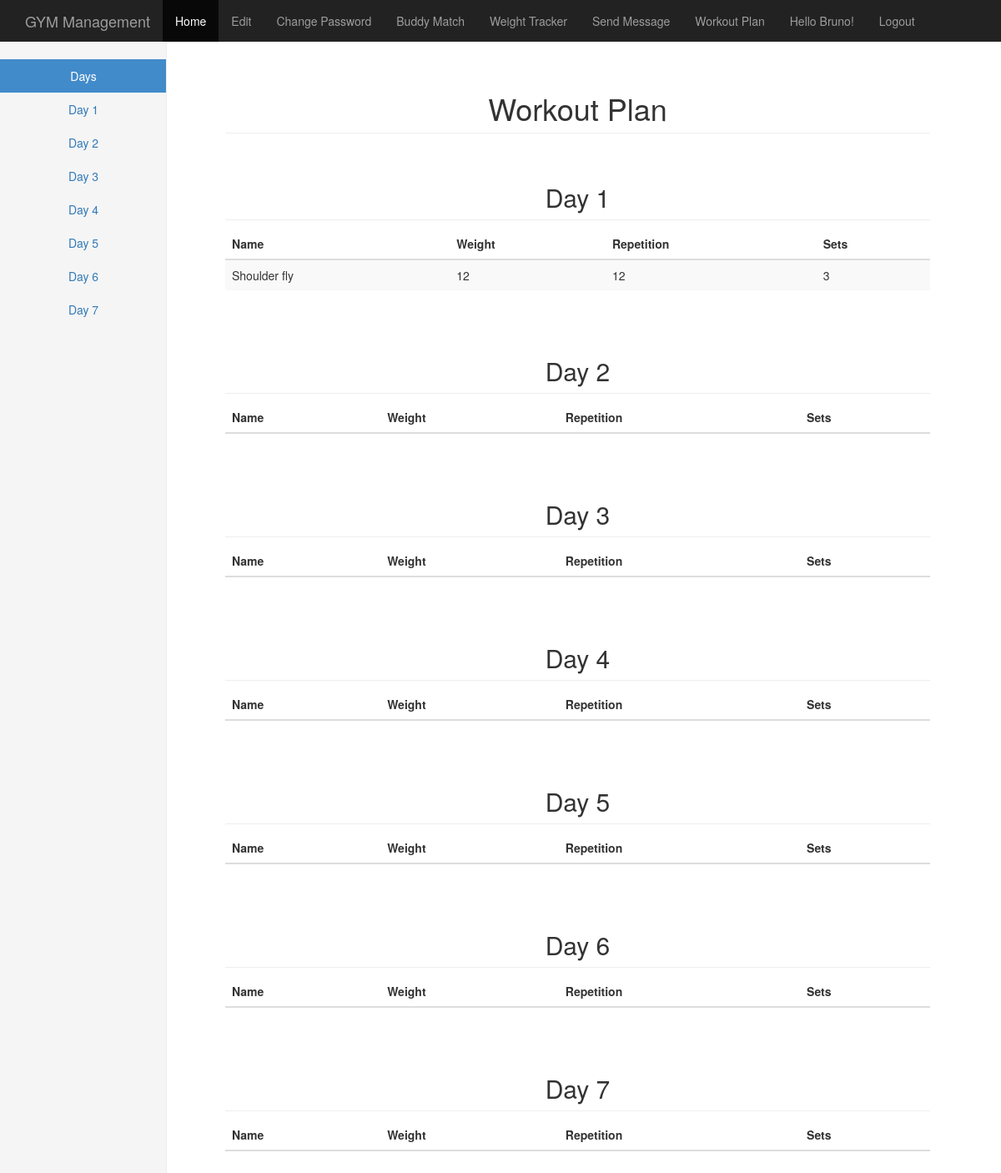
Before: /workout_plan/ (signed in) with the older database file.
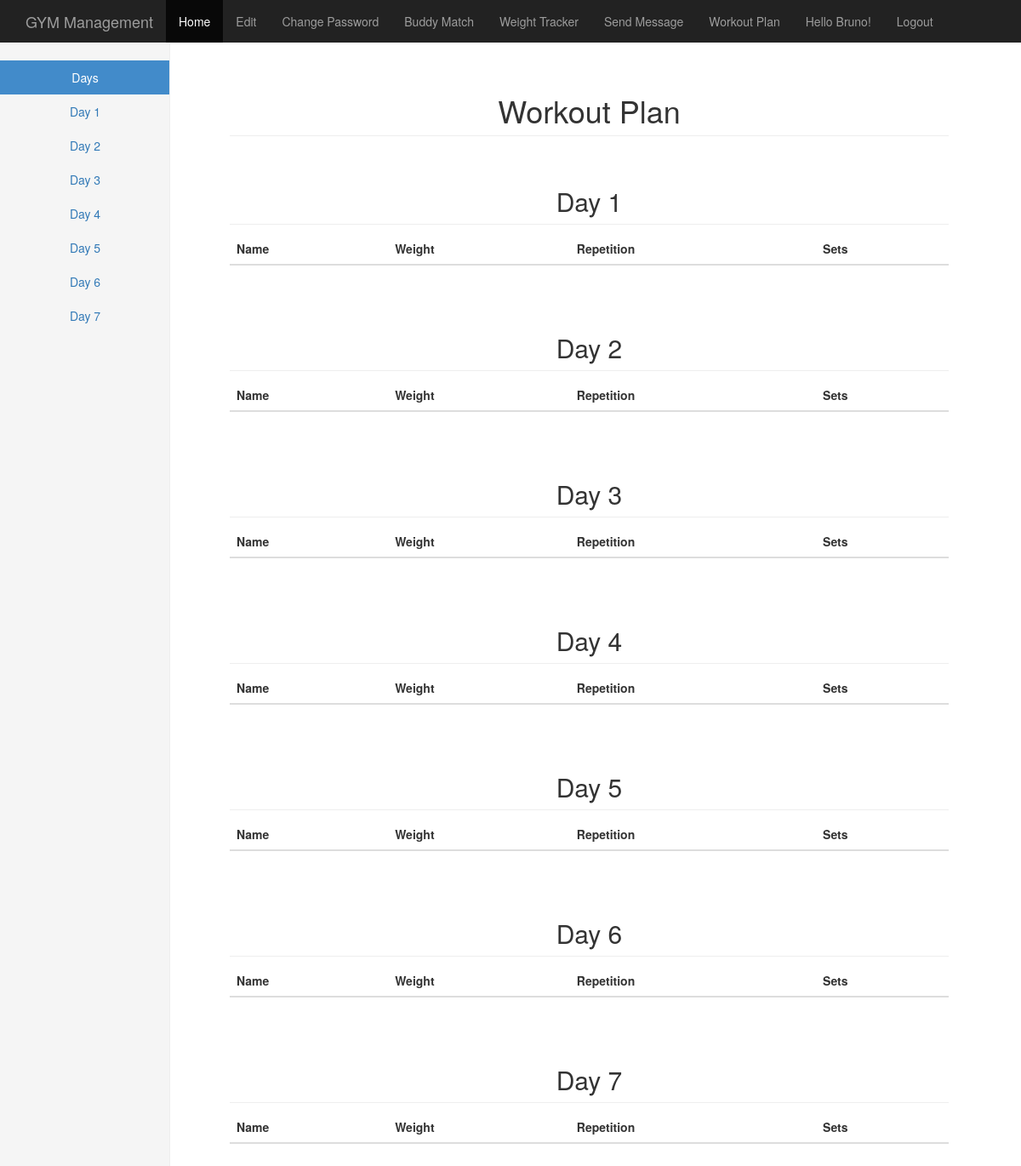
After: the same page with the newer database file.
### gym_app/models.py (models this page shows, shortened)
class Exercise(models.Model):
    task = models.ForeignKey(Task)
    weight = models.IntegerField(max_length=4, default = 1)
    repetition = models.IntegerField(max_length=4, default = 1)
    sets = models.IntegerField(max_length=4, default = 1)
    ONE = 1
    TWO = 2
    THREE = 3
    FOUR = 4
    FIVE = 5
    SIX = 6
    SEVEN = 7
    DAYS = (
        (ONE, 'Day 1'),
        (TWO, 'Day 2'),
        (THREE, 'Day 3'),
        (FOUR, 'Day 4'),
        (FIVE, 'Day 5'),
        (SIX, 'Day 6'),
        (SEVEN, 'Day 7'),
    )
    day = models.IntegerField(max_length=7,
                                      choices=DAYS,
                                      default=ONE)

class Task(models.Model):
    name = models.CharField(max_length=32)
    LEG = 'LG'
    CHEST = 'CH'
    SHOULDER = 'SH'
    NOTYPE = 'NT'
    TYPE_OF_TASKS_CHOICES = (
        (NOTYPE, 'No type'),
        (LEG, 'Leg'),
        (SHOULDER, 'Shoulder'),
        (CHEST, 'Chest'),
    )
    typeTask = models.CharField(max_length=2,
                                      choices=TYPE_OF_TASKS_CHOICES,
                                      default=NOTYPE)

### gym_app/views.py (the view)
# urls.py: url(r'^workout_plan/', workout_plan),
def workout_plan(request):
    user = User.objects.get(username = request.user.username)
    athlete = RegularAthlete.objects.get(user = request.user)
    exercises_day1 = athlete.workout_plan.exercises.filter( day = 1)
    exercises_day2 = athlete.workout_plan.exercises.filter( day = 2)
    exercises_day3 = athlete.workout_plan.exercises.filter( day = 3)
    exercises_day4 = athlete.workout_plan.exercises.filter( day = 4)
    exercises_day5 = athlete.workout_plan.exercises.filter( day = 5)
    exercises_day6 = athlete.workout_plan.exercises.filter( day = 6)
    exercises_day7 = athlete.workout_plan.exercises.filter( day = 7)
    return render(request,
        'gym_app/workout_plan.html',
        {'day1': exercises_day1, 'day2': exercises_day2, 'day3': exercises_day3, 'day4': exercises_day5, 'day6': exercises_day6, 'day7': exercises_day7})

### templates/gym_app/workout_plan.html (shortened to what the changed rows need)
{% extends 'base.html' %}
{% load staticfiles %}
{% block content%}
    <div class="container-fluid">
      <div class="row">
        <div class="col-sm-9 col-sm-offset-3 col-md-10 col-md-offset-2 main">
          <h1 class="page-header">Workout Plan</h1><br>
          <h2 class="sub-header">Day 1</h2>
          <div class="table-responsive">
            <table class="table table-striped">
              <thead>
                <tr>
                    <th>Name</th>
                    <th>Weight</th>
                    <th>Repetition</th>
                    <th>Sets</th>
                </tr>
              </thead>
              <tbody>
                 {% for exercise in day1 %}
                        <tr>
                            <td align="left">{{exercise.task.name}}</td>
                            <td align="left">{{exercise.weight}}</td>
                            <td align="left">{{exercise.repetition}}</td>
                            <td align="left">{{exercise.sets}}</td>
                        </tr>
                {% endfor %}
              </tbody>
            </table>
          </div>
        </div>
        <div class="col-sm-9 col-sm-offset-3 col-md-10 col-md-offset-2 main">
            <h2 class="sub-header"> Day 2</h2>
            <div class="table-responsive">
                <table class="table table-striped">
                    <thead>
                    <tr>
                        <th>Name</th>
                        <th>Weight</th>
                        <th>Repetition</th>
                        <th>Sets</th>
                    </tr>
              </thead>
            </table>
          </div>
        </div>
<div class="col-sm-9 col-sm-offset-3 col-md-10 col-md-offset-2 main">
            <h2 class="sub-header"> Day 3</h2>
            <div class="table-responsive">
                <table class="table table-striped">
                    <thead>
                    <tr>
                        <th>Name</th>
                        <th>Weight</th>
                        <th>Repetition</th>
                        <th>Sets</th>
                    </tr>
              </thead>
            </table>
          </div>
        </div>
        <div class="col-sm-9 col-sm-offset-3 col-md-10 col-md-offset-2 main">
            <h2 class="sub-header"> Day 4</h2>
            <div class="table-responsive">
                <table class="table table-striped">
                    <thead>
                    <tr>
                        <th>Name</th>
                        <th>Weight</th>
                        <th>Repetition</th>
                        <th>Sets</th>
                    </tr>
              </thead>
            </table>
          </div>
        </div>
        <div class="col-sm-9 col-sm-offset-3 col-md-10 col-md-offset-2 main">
            <h2 class="sub-header"> Day 5</h2>
            <div class="table-responsive">
                <table class="table table-striped">
                    <thead>
                    <tr>
                        <th>Name</th>
                        <th>Weight</th>
                        <th>Repetition</th>
                        <th>Sets</th>
                    </tr>
              </thead>
            </table>
          </div>
        </div>
        <div class="col-sm-9 col-sm-offset-3 col-md-10 col-md-offset-2 main">
            <h2 class="sub-header"> Day 6</h2>
            <div class="table-responsive">
                <table class="table table-striped">
                    <thead>
                    <tr>
                        <th>Name</th>
                        <th>Weight</th>
                        <th>Repetition</th>
                        <th>Sets</th>
                    </tr>
              </thead>
            </table>
          </div>
        </div>
        <div class="col-sm-9 col-sm-offset-3 col-md-10 col-md-offset-2 main">
            <h2 class="sub-header"> Day 7</h2>
            <div class="table-responsive">
                <table class="table table-striped">
                    <thead>
                    <tr>
                        <th>Name</th>
                        <th>Weight</th>
                        <th>Repetition</th>
                        <th>Sets</th>
                    </tr>
              </thead>
            </table>
          </div>
        </div>
      </div>
    </div>
{% endblock %}

Changed rows visible on the page:
removed Exercise: task.name "Shoulder fly", weight "12", repetition "12", sets "3"
